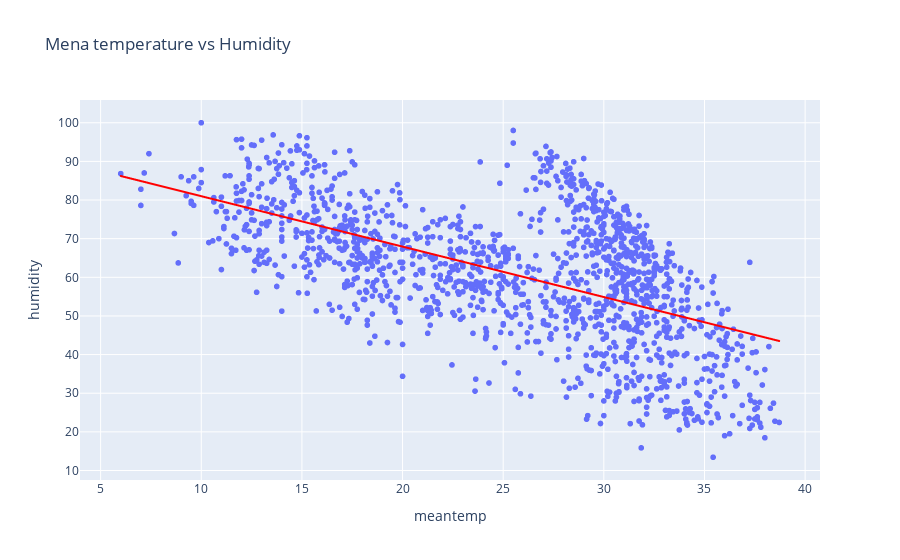

The notebook cell saved with this chart:
### Code cell
# finding correlation of meantemp and humitidy
fig =px.scatter(df, x='meantemp',y='humidity',title='Mena temperature vs Humidity',
                trendline='ols',trendline_color_override='red')
fig.show()

### Figure 1 — Plotly figure (JSON) as saved in the notebook; plotly's stock layout.template omitted (floating-point values rounded to 4 significant figures; data arrays with more than 128 entries replaced by an {"elided": "..."} marker saying what was removed)
{"data": [{"hovertemplate": "meantemp=%{x}<br>humidity=%{y}<extra></extra>", "legendgroup": "", "marker": {"color": "#636efa", "symbol": "circle"}, "mode": "markers", "name": "", "showlegend": false, "type": "scattergl", "x": {"elided": "1462 float values"}, "xaxis": "x", "y": {"elided": "1462 float values"}, "yaxis": "y"}, {"hovertemplate": "<b>OLS trendline</b><br>humidity = -1.30529 * meantemp + 94.0508<br>R<sup>2</sup>=0.327128<br><br>meantemp=%{x}<br>humidity=%{y} <b>(trend)</b><extra></extra>", "legendgroup": "", "line": {"color": "red"}, "marker": {"color": "#636efa", "symbol": "circle"}, "mode": "lines", "name": "", "showlegend": false, "type": "scattergl", "x": {"elided": "1462 float values"}, "xaxis": "x", "y": {"elided": "1462 float values"}, "yaxis": "y"}], "layout": {"legend": {"tracegroupgap": 0}, "title": {"text": "Mena temperature vs Humidity"}, "xaxis": {"anchor": "y", "domain": [0, 1], "title": {"text": "meantemp"}}, "yaxis": {"anchor": "x", "domain": [0, 1], "title": {"text": "humidity"}}}}
